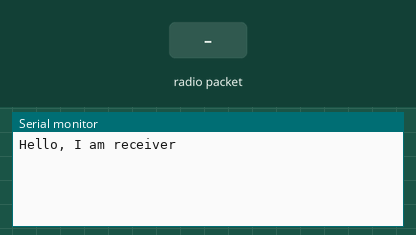
A sketch run on a simulated Arduino Uno, built with avr-gcc and run on an emulated ATmega328P. Shown: the last lines printed to the serial monitor. The test bench sets the inputs (shaded band). No radio packets arrive unless stated.

Above: at 1.2 s.
1.3 s: radio packet "1" arrives
At 2.3 s:
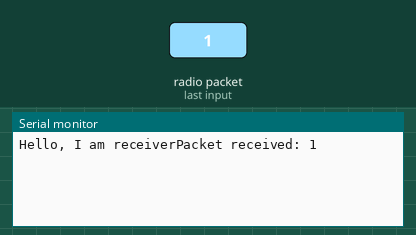
2.8 s: radio packet "0" arrives
At 3.4 s:
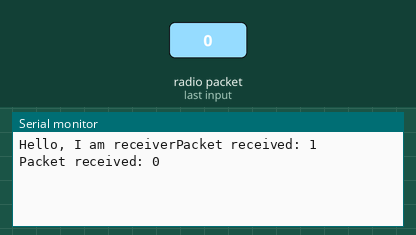
4.3 s: radio packet "2" arrives
At 5.7 s:
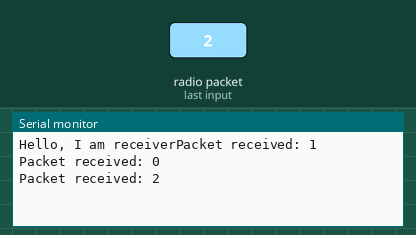

Measured:
- after the input at 1.3 s, the serial monitor: prints a new line at once (image 1)
- after the input at 2.8 s, the serial monitor: prints a new line at once (image 2)
- after the input at 4.3 s, the serial monitor: prints a new line at once (image 3)

The sketch:

skript0.ino
```cpp
#include <SPI.h>
#include <nRF24L01.h>
#include <RF24.h>

#define CE_PIN   9
#define CSN_PIN 10

const byte thisSlaveAddress[5] = {'R','x','A','A','A'};
RF24 radio(CE_PIN, CSN_PIN);

char packet[32 + 1] = "";       // Буфер для отдельного пакета
char completeMessage[450] = ""; // Буфер для полного сообщения
bool newData = false;

void setup() {
  Serial.begin(9600);
  radio.begin();
  radio.setDataRate(RF24_250KBPS);
  radio.openReadingPipe(1, thisSlaveAddress);
  radio.startListening();
  Serial.print("Hello, I am receiver");
}

void loop() {
  getData();

  // Печать полного сообщения, когда оно полностью получено
  if (newData) {
    Serial.print("Complete message received: ");
    Serial.println(completeMessage);
    newData = false;

    // Очистка буфера для следующего сообщения
    memset(completeMessage, 0, sizeof(completeMessage));
  }
}

void getData() {
  // Проверка наличия данных для чтения
  if (radio.available()) {
    radio.read(&packet, sizeof(packet) - 1); // Чтение пакета
    packet[32] = '\0';  // Завершаем строку

    Serial.print("Packet received: ");
    Serial.println(packet);

    // Добавляем пакет к полному сообщению
    strcat(completeMessage, packet);

    // Проверка на завершение сообщения (если в конце присутствует '}')
    if (strchr(packet, '}') != nullptr) {
      newData = true;
      Serial.println(completeMessage);
    }
  }
}
```
